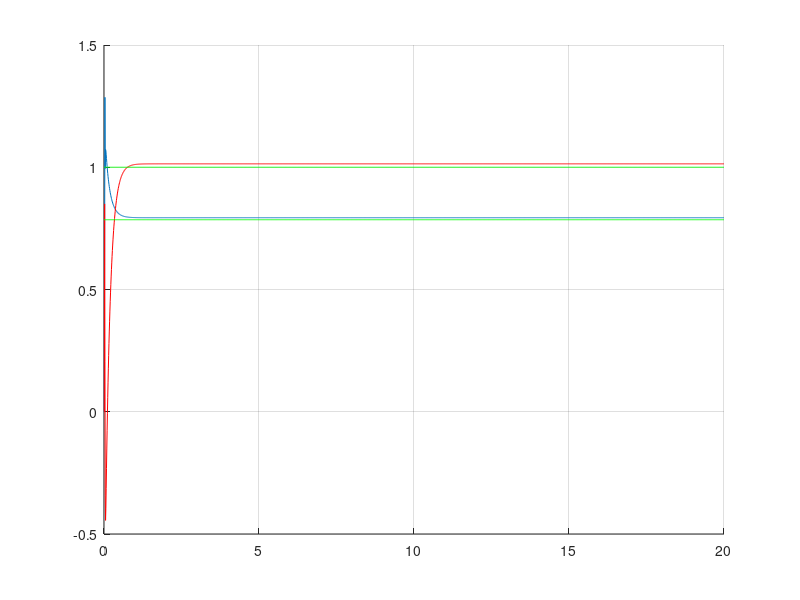
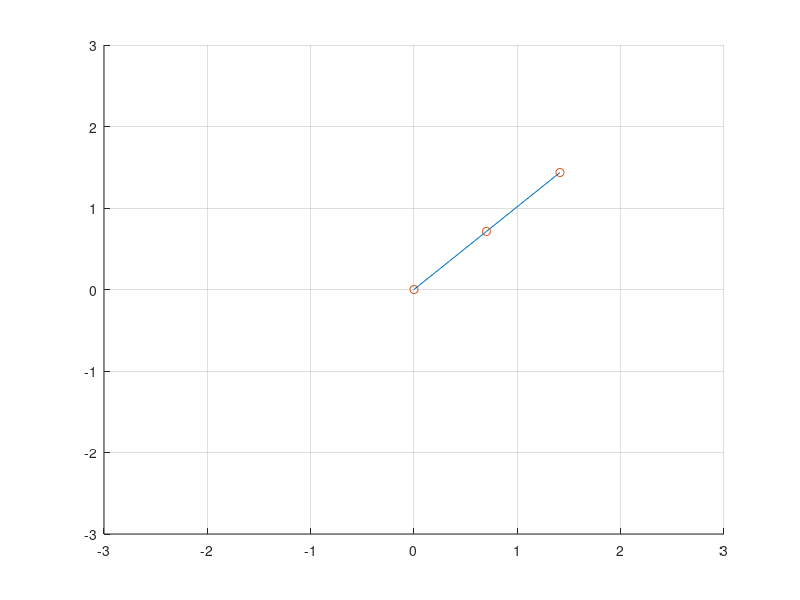

These charts were generated, in order, by the following MATLAB code:
clc 
clear all
close all


t0=0;
tf=20;
dt=0.01;

t=t0:dt:tf;

m1=1;
m2=1;
g=9.81;
l=1;
Tao=[1/dt;0];
Xp(:,1)=[0;0];
X(:,1)=[0;0];
b=0.5;

setpoint=[(pi/4)*ones(1,length(t));(1)*ones(1,length(t))];
E(:,1)=[0;0];
dE(:,1)=[0;0];
iE(:,1)=[0;0];

kp=500;
kd=80;
ki=0;

for n=1:length(t)-1
    
    M=[m1*(l^2)+m2*((l+X(2,n)).^2), 0
        0, m2];
    C=[m2*(l+X(2,n))*Xp(2,n), m2*Xp(1,n)*(l+X(2,n))
        -m2*Xp(1,n)*(l+X(2,n)), 0];
    
    G=[m1*g*l*cos(X(1,n))+m2*g*(l+X(2,n))*cos(X(1,n))
        m2*g*sin(X(1,n))];
    
    Xpp(:,n)=(kp*E(:,n)+kd*dE(:,n)+ki*iE(:,n))-((inv(M))*(-b*Xp(:,n)-C*Xp(:,n)-G));
    Xp(:,n+1)=[sum(Xpp(1,:))*dt;sum(Xpp(2,:))*dt];
    X(:,n+1)=[sum(Xp(1,:))*dt;sum(Xp(2,:))*dt];
    Tao(:,n+1)=[0;0];
    
    %Control%
    E(:,n+1)=[setpoint(1,n)-X(1,n+1);setpoint(2,n)-X(2,n+1)];
    dE(:,n+1)=[(E(1,n+1)-E(1,n))/dt;(E(2,n+1)-E(2,n))/dt];
    iE(:,n+1)=[sum(E(1,n))*dt;sum(E(2,n))*dt];
    
end

hold on
grid on
plot(t,X(1,:))
plot(t,X(2,:),'r')
plot(t,setpoint,'g')
hold off


figure,
hold on
grid on
for n=1:length(t)
    
    cla
    x0=0;
    y0=0;
    x1=l*cos(X(1,n));
    y1=l*sin(X(1,n));
    x2=(l+X(2,n))*cos(X(1,n));
    y2=(l+X(2,n))*sin(X(1,n));
    plot([x0,x1,x2],[y0,y1,y2]);
    plot([x0,x1,x2],[y0,y1,y2],'o');
    axis([-3 3 -3 3])
    pause(dt)
    
end
hold off

